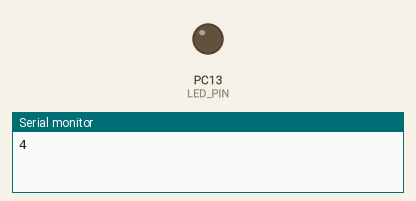
A program run on a simulated STM32 Blue Pill. Shown: output pins drawn as LEDs (lit = HIGH), the last lines printed to the serial monitor.

Above: at 1.6 s.
At 16.95 s:
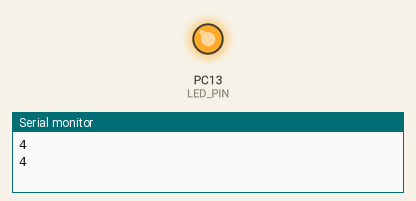
Timing chart, 0 to 17.6 s (numbered marks = the images above):
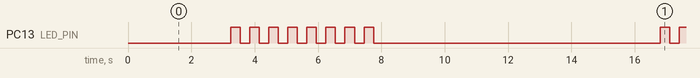

The program:

main.cpp
```cpp
// //PAULO

#include <Wire.h>
#include <Arduino.h>

const int LED_PIN = PC13;
const int I2C_SLAVE_ADDR = 9;

void setup() {
  pinMode(LED_PIN, OUTPUT);
  Serial.begin(9600);
  Wire.begin();  // Start I2C as master
}

void blinkError(int code) {
  for (int i = 0; i < code; i++) {
    digitalWrite(LED_PIN, HIGH);
    delay(300);
    digitalWrite(LED_PIN, LOW);
    delay(300);
  }
  delay(500);  // Pause between error codes
}

void loop() {
  Serial.println(004);  // Send code 004 to Testi via UART
  delay(500);  // Wait for Testi to process

  // Wait for response code 005 via UART
  unsigned long startTime = millis();
  while (!Serial.available() && millis() - startTime < 2750);
  if (Serial.available()) {
    int code = Serial.parseInt();
    if (code == 005) {
      // Send 005 to Testi via I2C
      Wire.beginTransmission(I2C_SLAVE_ADDR);
      Wire.write(005);
      Wire.endTransmission();

      // Wait for response 004 via I2C
      Wire.requestFrom(I2C_SLAVE_ADDR, 1);
      startTime = millis();
      while (!Wire.available() && millis() - startTime < 2750);
      if (Wire.available()) {
        int response = Wire.read();
        if (response == 004) {
          // Success, blink LED quickly three times
          blinkError(3);
        } else {
          // Error code 008
          blinkError(8);
        }
      } else {
        // No response received, error code 008
        blinkError(8);
      }
    } else {
      // Incorrect or no code received, blink LED error 5 times
      blinkError(5);
    }
  } else {
    // Timeout waiting for 005, blink LED error 8 times
    blinkError(8);
  }

  delay(5000);  // Delay before next loop iteration
}


// Testi


// #include <Wire.h>
// #include <Arduino.h>

// const int LED_PIN = PC13;
// const int I2C_SLAVE_ADDR = 9;

// void receiveEvent(int howMany) {
//   while (Wire.available()) {
//     int code = Wire.read();
//     if (code == 005) {
//       // Send 004 back to Paulo if received 005
//       Wire.write(004);
//     }
//   }
// }

// void requestEvent() {
//   Wire.write(005);  // Send 005 when requested
// }

// void setup() {
//   pinMode(LED_PIN, OUTPUT);
//   Serial.begin(9600);
//   Wire.begin(I2C_SLAVE_ADDR);  // Start I2C as slave on address 9
//   Wire.onReceive(receiveEvent);
//   Wire.onRequest(requestEvent);
// }

// void blinkLED(int times) {
//   for (int i = 0; i < times; i++) {
//     digitalWrite(LED_PIN, HIGH);
//     delay(200);
//     digitalWrite(LED_PIN, LOW);
//     delay(200);
//   }
// }


// void loop() {
//   if (Serial.available()) {
//     int code = Serial.parseInt();
//     if (code == 004) {
//       // Received 004 from Paulo, send 005 via UART
//       Serial.println(005);
//       blinkLED(2);  // Blink to show received 004
//     }
//   }
// }
```

Measured:
- by itself, PC13 (LED_PIN): repeats every 13.5 s: 7 × (LOW 0.30 s, HIGH 0.30 s), LOW 9.0 s, HIGH 0.30 s
- by itself, everything shown: repeats every 13.5 s, in 16 steps
